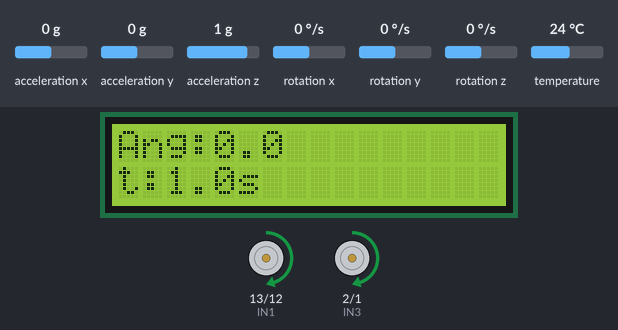
Simulated run of this sketch. Board: Arduino Uno, built with avr-gcc and run on an emulated ATmega328P. Parts: 16×2 character LCD, motor-driver pin pairs drawn as motors (green arrow = first pin HIGH = forward, orange = second pin HIGH = backward, longer = more drive, scaled by the enable pin). The inputs (shaded band) are chosen by the test bench; at power-on: acceleration x 0 g, acceleration z 1 g, acceleration y 0 g, rotation x 0 °/s, rotation y 0 °/s, rotation z 0 °/s, temperature 24 °C.

Above: at 2.6 s.
2.7 s: acceleration x set to -0.3 g
At 2.98 s:
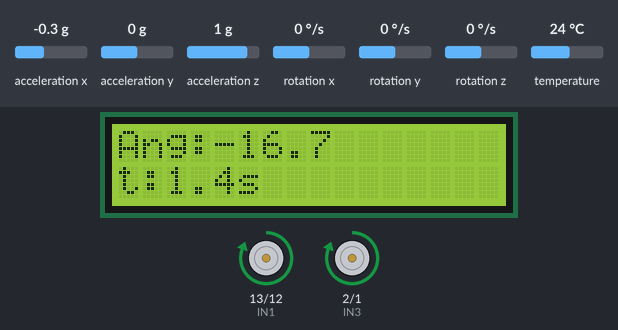
4.7 s: acceleration x set to 0 g
At 5.01 s:
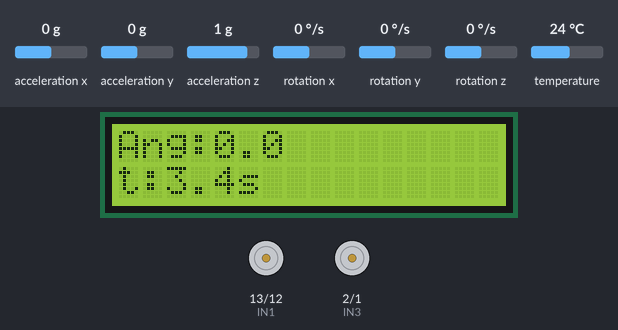
7.0 s: acceleration z set to -1.4 g
At 9.06 s:
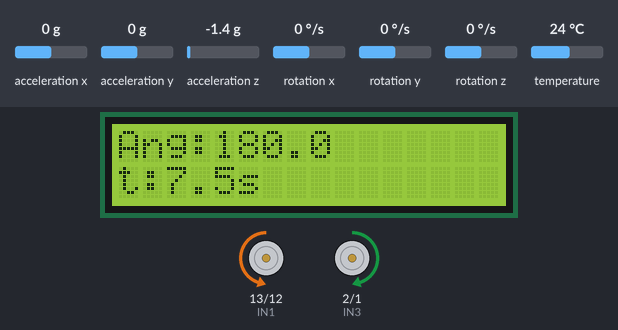
10.0 s: acceleration z set to 0 g
At 10.27 s:
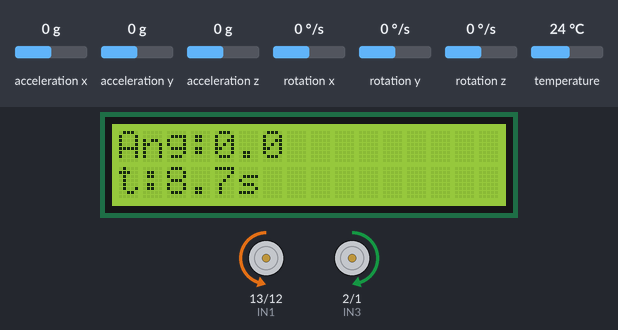
Timing chart, 0 to 12.6 s (numbered marks = the images above; inputs shaded):
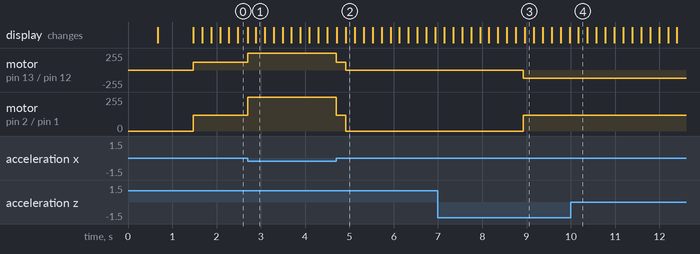

The sketch:

Arduino_Week3code_Task2.ino
```cpp
#include <LiquidCrystal.h>
#include <Wire.h>
#include <Adafruit_MPU6050.h>
#include <Adafruit_Sensor.h>

// ================= LCD pins =================
#define D4 4
#define D5 5
#define D6 6
#define D7 7
#define RS 8
#define EN 9

// ================= Motor pins =================
#define IN1 13
#define IN2 12
#define IN3 2
#define IN4 1
#define ENA 11
#define ENB 3

// ================= Speed & timing =================
const int SPEED_SLOW  = 120;      // flat / top / down ramp
const int SPEED_FAST  = 255;      // ONLY for going UP ramp
const int SPIN_SPEED  = 120;      // spin right

const unsigned long TOP_STOP_MS          = 4000;   // 4 s at top
const unsigned long MIN_TIME_BEFORE_RAMP = 1000;   // drive straight first
const unsigned long EXTRA_TOP_DRIVE_MS   = 200;    // small roll forward on top
const unsigned long DOWN_TIME_MS         = 2000;   // how long to drive down ramp

// ================= Angle thresholds (deg) =================
const float RAMP_ON_ANGLE = 7.0;   // > this => clearly on ramp
const float FLAT_ANGLE    = 3.0;   // < this => flat enough

LiquidCrystal lcd(RS, EN, D4, D5, D6, D7);
Adafruit_MPU6050 mpu;

float flatPitchDeg = 0.0;   // reference pitch on flat ground
float rampAngleDeg = 0.0;   // pitch relative to flat
float spinAngleDeg = 0.0;   // gyro spin angle (yaw)

// ================== STATE MACHINE ==================
enum {
  STATE_DRIVE_UP,
  STATE_WAIT_TOP,
  STATE_SPIN,
  STATE_DRIVE_DOWN,
  STATE_STOP
};

int  state           = STATE_DRIVE_UP;
bool rampUpStarted   = false;

unsigned long startTime;
unsigned long topTime;
unsigned long downStartTime;

// loop timing for gyro integration
unsigned long lastLoopTime = 0;

// ---------------- Motor helpers ----------------
void stopMotor() {
  analogWrite(ENA, 0);
  analogWrite(ENB, 0);
  digitalWrite(IN1, LOW); digitalWrite(IN2, LOW);
  digitalWrite(IN3, LOW); digitalWrite(IN4, LOW);
}

void driveForward(int sp) {
  sp = constrain(sp, 0, 255);
  analogWrite(ENA, sp);
  analogWrite(ENB, sp);
  digitalWrite(IN1, HIGH); digitalWrite(IN2, LOW);   // right forward
  digitalWrite(IN3, HIGH); digitalWrite(IN4, LOW);   // left forward
}

void spinRight(int sp) {
  sp = constrain(sp, 0, 255);
  analogWrite(ENA, sp);
  analogWrite(ENB, sp);
  digitalWrite(IN1, LOW);  digitalWrite(IN2, HIGH);  // right backward
  digitalWrite(IN3, HIGH); digitalWrite(IN4, LOW);   // left forward
}

// ---------------- LCD ----------------
void showStatus(unsigned long elapsed_ms) {
  lcd.setCursor(0,0);
  lcd.print("Ang:");
  lcd.print(rampAngleDeg, 1);
  lcd.print("   ");

  lcd.setCursor(0,1);
  lcd.print("t:");
  lcd.print(elapsed_ms / 1000.0, 1);
  lcd.print("s   ");
}

// ---------------- Calibrate flat pitch ----------------
void calibrateFlatPitch() {
  const int N = 80;
  float sum = 0;

  lcd.clear();
  lcd.setCursor(0,0); lcd.print("Calibrating");
  lcd.setCursor(0,1); lcd.print("Keep flat");

  // robot MUST be on flat ground and not moving here
  for (int i = 0; i < N; i++) {
    sensors_event_t a, g, t;
    mpu.getEvent(&a, &g, &t);
    float pitch = atan2(a.acceleration.x, a.acceleration.z) * 180.0 / PI;
    sum += pitch;
    delay(5);
  }

  flatPitchDeg = sum / N;

  lcd.clear();
  lcd.setCursor(0,0);
  lcd.print("Flat:");
  lcd.print(flatPitchDeg,1);
  delay(800);
}

// ---------------- Setup ----------------
void setup() {
  pinMode(IN1,OUTPUT); pinMode(IN2,OUTPUT);
  pinMode(IN3,OUTPUT); pinMode(IN4,OUTPUT);
  pinMode(ENA,OUTPUT); pinMode(ENB,OUTPUT);

  lcd.begin(16,2);
  stopMotor();

  Wire.begin();
  if (!mpu.begin()) {
    lcd.clear();
    lcd.print("MPU ERROR");
    while(1);   // block forever if MPU not found
  }

  mpu.setAccelerometerRange(MPU6050_RANGE_4_G);
  mpu.setGyroRange(MPU6050_RANGE_250_DEG);
  mpu.setFilterBandwidth(MPU6050_BAND_21_HZ);

  calibrateFlatPitch();

  startTime     = millis();
  lastLoopTime  = startTime;
}

// ---------------- Main loop ----------------
void loop() {
  unsigned long now     = millis();
  unsigned long elapsed = now - startTime;

  // dt for gyro integration (seconds)
  float dt = (now - lastLoopTime) / 1000.0;
  lastLoopTime = now;

  // read MPU
  sensors_event_t a, g, t;
  mpu.getEvent(&a, &g, &t);

  // pitch from accelerometer (for ramp angle)
  // NOTE: assumes MPU X-axis points forward
  float pitchDeg = atan2(a.acceleration.x, a.acceleration.z) * 180.0 / PI;
  rampAngleDeg   = pitchDeg - flatPitchDeg;
  float absAngle = fabs(rampAngleDeg);

  // yaw rate (deg/s) from gyro Z (for spin)
  float yawRateDegPerSec = g.gyro.z * 180.0 / PI;

  // LCD update every ~200 ms
  static unsigned long lastLcd = 0;
  if (now - lastLcd > 200) {
    showStatus(elapsed);
    lastLcd = now;
  }

  // helper to confirm flat top
  static int flatTopCount = 0;

  switch (state) {

    // ===== 1. DRIVE UP TO TOP =====
    case STATE_DRIVE_UP: {
      int speed = SPEED_SLOW;
      if (absAngle > RAMP_ON_ANGLE) {
        speed = SPEED_FAST;  // strong only on ramp
      }
      driveForward(speed);

      // mark ramp started (only after some straight time)
      if (!rampUpStarted &&
          (now - startTime > MIN_TIME_BEFORE_RAMP) &&
          (absAngle > RAMP_ON_ANGLE)) {
        rampUpStarted = true;
      }

      // count how many loops we see "flat" after ramp
      if (rampUpStarted && absAngle < FLAT_ANGLE) {
        flatTopCount++;
      } else {
        flatTopCount = 0;
      }

      // when flat for a few cycles, assume we reached the top
      if (rampUpStarted && flatTopCount >= 5) { // ~5 loops of flat
        driveForward(SPEED_SLOW);
        delay(EXTRA_TOP_DRIVE_MS);  // roll forward fully onto top

        stopMotor();
        topTime = millis();
        state   = STATE_WAIT_TOP;
      }
      break;
    }

    // ===== 2. WAIT 4 SECONDS AT TOP =====
    case STATE_WAIT_TOP:
      stopMotor();
      if (now - topTime > TOP_STOP_MS) {
        spinAngleDeg = 0.0;     // reset gyro spin angle
        state        = STATE_SPIN;
      }
      break;

    // ===== 3. 360° SPIN USING GYRO =====
    case STATE_SPIN: {
      // integrate yaw angle only while spinning
      spinAngleDeg += yawRateDegPerSec * dt;   // degrees

      if (fabs(spinAngleDeg) < 360.0) {
        spinRight(SPIN_SPEED);
      } else {
        stopMotor();
        // prepare to go down
        downStartTime = millis();
        state         = STATE_DRIVE_DOWN;
      }
      break;
    }

    // ===== 4. DRIVE DOWN RAMP (TIME-BASED, ALWAYS SLOW) =====
    case STATE_DRIVE_DOWN: {
      driveForward(SPEED_SLOW);
      if (now - downStartTime >= DOWN_TIME_MS) {
        stopMotor();
        state = STATE_STOP;

        lcd.clear();
        lcd.setCursor(0,0); lcd.print("Task 2 done");
      }
      break;
    }

    // ===== 5. FINAL STOP =====
    case STATE_STOP:
      stopMotor();
      break;
  }
}
```

Measured:
- the behaviour switches between -0.1 and -0.2 g on acceleration x (found by bisection; images 0 and 1)
- after the input at 2.7 s, motor on pin 13 (IN1) / pin 12 (IN2), motor on pin 2 (IN3) / pin 1 (IN4): forward 120/255 → forward 255/255 at once
- after the input at 4.7 s, motor on pin 13 (IN1) / pin 12 (IN2), motor on pin 2 (IN3) / pin 1 (IN4): forward 255/255 → forward 120/255 at once, → stopped 0.21 s later
